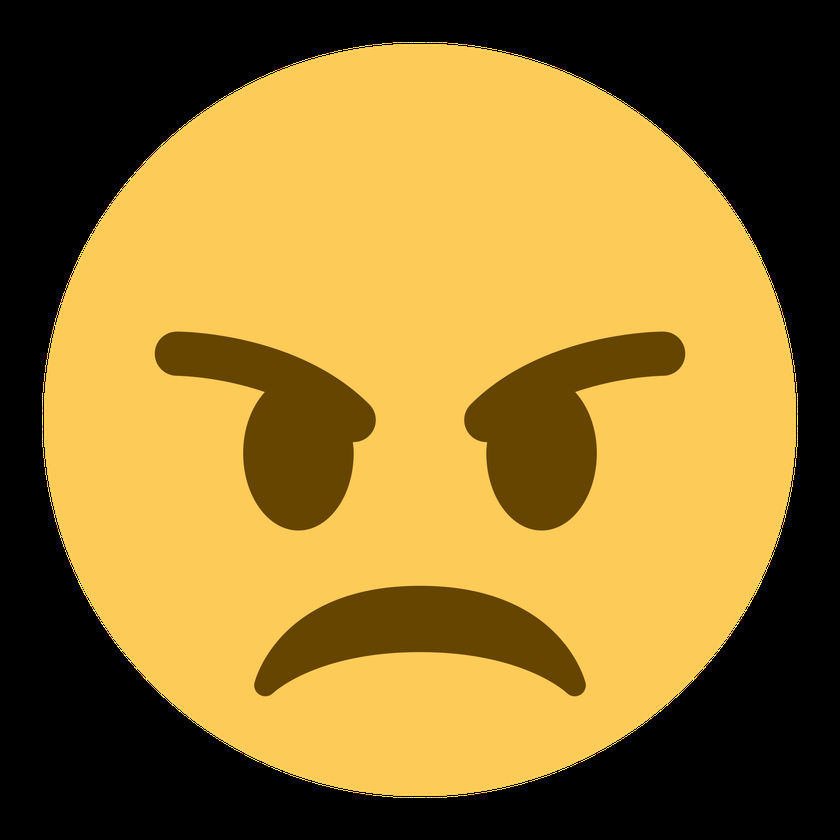
#> input picture eyecu_emotion/images/angry.png, 840 x 840 px, shrunk from 2000 x 2000 before the run, found by its file name
$ python test.py
#> lines starting #> are read from the running program, lines starting #| are printed output that depends on the picture
### eyecu_emotion/scripts/emojiObject.py
#!/usr/bin/env python

# Installed libraries
import cv2
import numpy as np

# Create supporting classes
class emojiObject(object):
    def __init__(self):
        # Variable to contain the emoji image:
        self._img = []
        # Next variables are used to change the desired face for an emoji
        # Variable to contain the mask
        self._mask = []
        # Variable to contain the inverse mask
        self._mask_inverse = []

    # This function will set the data to the object
    def set_data(self, data):
        self._img = data[0]
        self._mask = data[1]
        self._mask_inverse = data[2]

    # Get data in tuple form
    def get_data(self):
        return (self._img, self._mask, self._mask_inverse)

# Emoji loader function
def load_emoji(path_to_images):
    '''
    This function returns an emoji list dictionary given the path to the
    images as a string
    '''
    # Create empty dictionary
    emoji_dictionary = {}

    # List all emotions names
    emoji_list = ['angry', 'disgust','sad', 'neutral', 'happy' ]
    for emoji in emoji_list:
        # Create emoji object
        emoji_object = emojiObject()

        # Load image
        filename = path_to_images + "/" + emoji + ".png"
        emoji_image = cv2.imread(filename, -1)
#> emoji_image is the input picture: shape (840, 840, 4); mean B, G, R, A 48.1, 117.1, 147.3, 160.4
        if not isinstance(emoji_image, np.ndarray):
            raise IOError("Error loading image")

        # Create the masks for the emoji
        emoji_mask = emoji_image[:, :, 3]
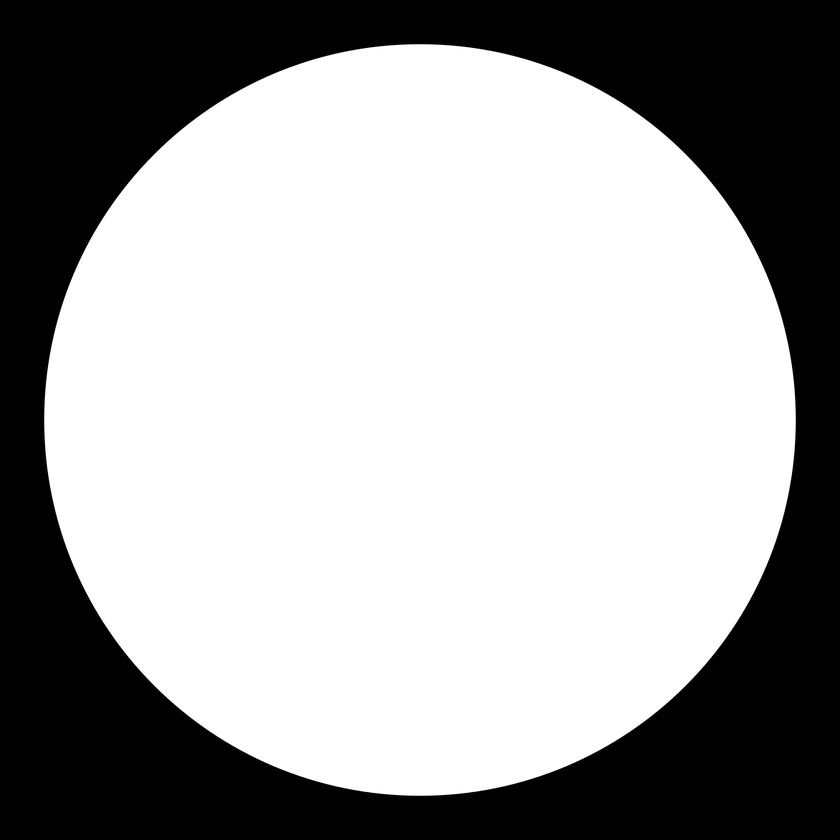
#> emoji_mask: shape (840, 840); min 0, max 255, mean 160.4
        emoji_mask_inverted = cv2.bitwise_not(emoji_mask)
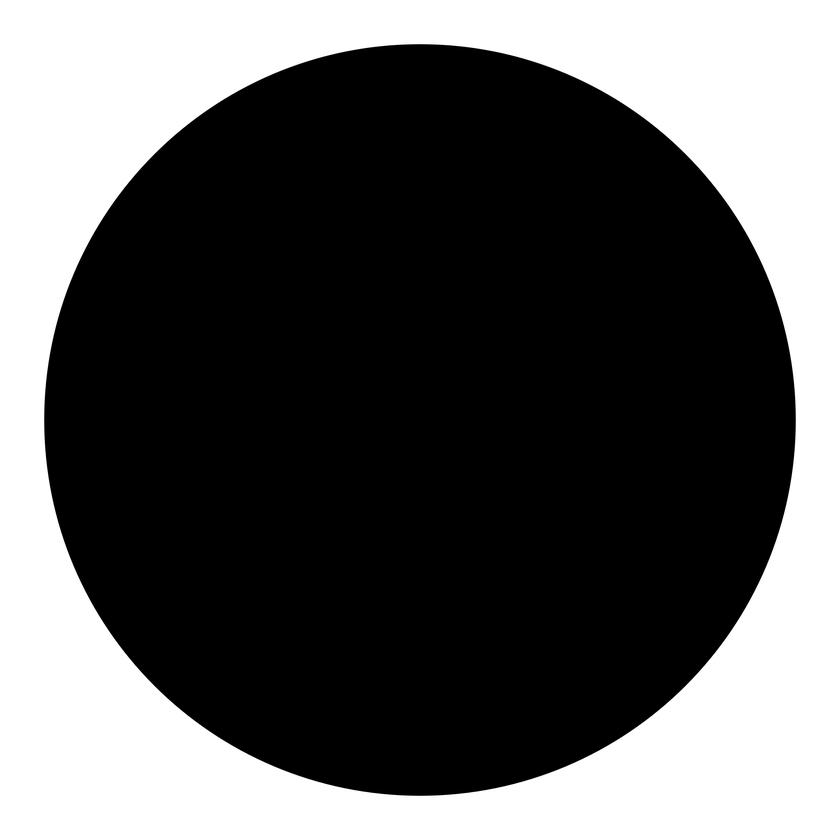
#> emoji_mask_inverted: shape (840, 840); min 0, max 255, mean 94.6

        # Save only the first 3 dimensions (to compare against video capture frame)
        emoji_image = emoji_image[:, :, 0:3]
#> emoji_image: shape (840, 840, 3)

        # Set the values to the object
        emoji_object.set_data((emoji_image, emoji_mask, emoji_mask_inverted))
        emoji_dictionary[emoji] = emoji_object
#> pass 2 of the loop in load_emoji, `for emoji in emoji_list:`:
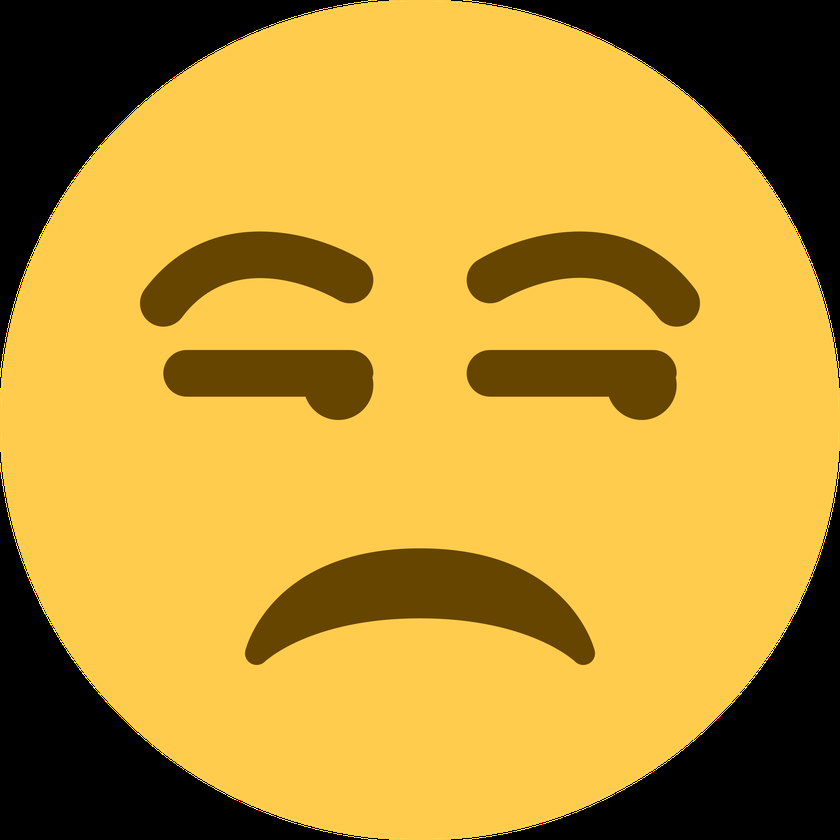
#> input picture eyecu_emotion/images/disgust.png, 840 x 840 px, shrunk from 2000 x 2000 before the run, found by its file name
#> in load_emoji, emoji_image is the input picture: shape (840, 840, 4); mean B, G, R, A 53.8, 148.9, 187.5, 200.3
#> in load_emoji, `emoji_mask = emoji_image[:, :, 3]`:
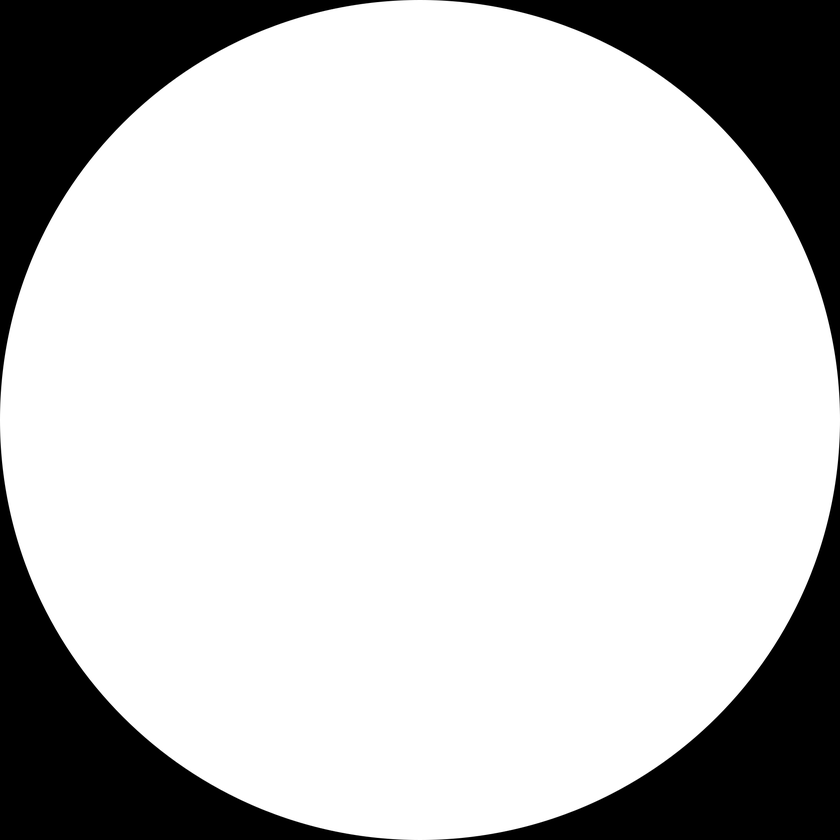
#> emoji_mask: shape (840, 840); min 0, max 255, mean 200.3
#> in load_emoji, `emoji_mask_inverted = cv2.bitwise_not(emoji_mask)`:
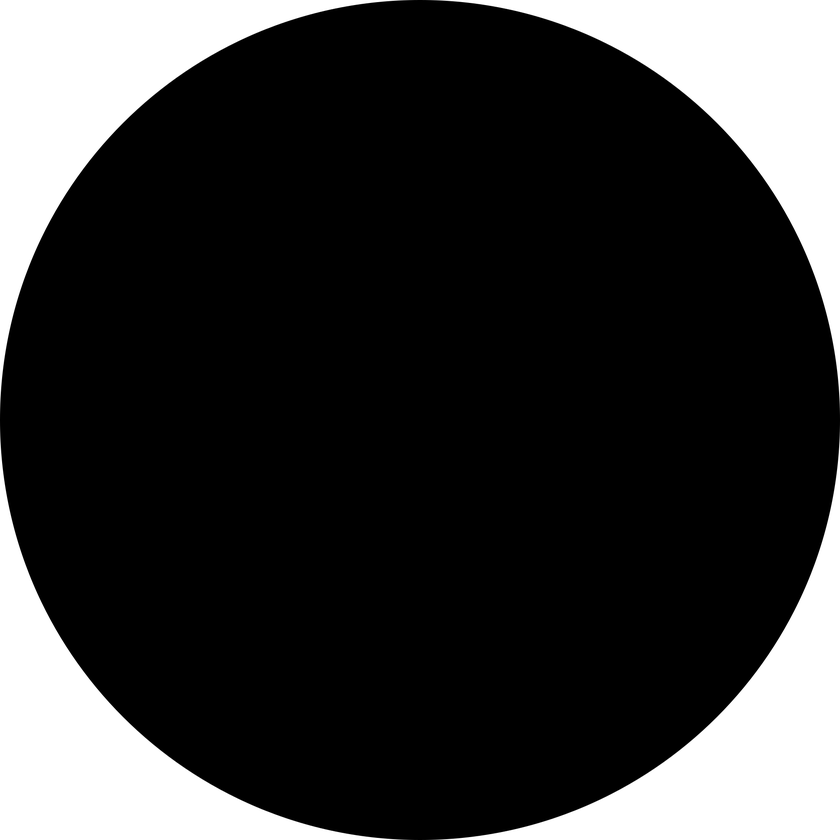
#> emoji_mask_inverted: shape (840, 840); min 0, max 255, mean 54.7
#> emoji_image: shape (840, 840, 3)
#> pass 2 of the loop in load_emoji, `for emoji in emoji_list:`:

    # Return the completed dictionary
    return emoji_dictionary

### eyecu_emotion/scripts/test.py
#!/usr/bin/env python

from emojiObject import load_emoji
import cv2

if __name__ == "__main__":
    # First test
    path_to_images = "/home/yago/workspaces/catkin_ws/src/eyecu/eyecu_emotion/images"

    # This test should print the dictionary
    try:
        emoji_dict = load_emoji(path_to_images)
        print(emoji_dict['angry'])

        cv2.namedWindow('window_frame', cv2.WND_PROP_FULLSCREEN)
        cv2.setWindowProperty('window_frame', cv2.WND_PROP_FULLSCREEN, cv2.WINDOW_FULLSCREEN)

        cv2.imshow('window_frame', emoji_dict['disgust']._img)
        cv2.waitKey(0)
        cv2.destroyAllWindows()
    except IOError:
        print("Could not load emoji images")
        exit

    # Second test
    path_to_images = ""

    # This test should fail
    try:
        emoji_dict = load_emoji(path_to_images)
        print(emoji_dict)
    except IOError:
        print("Could not load emoji images")
        exit
